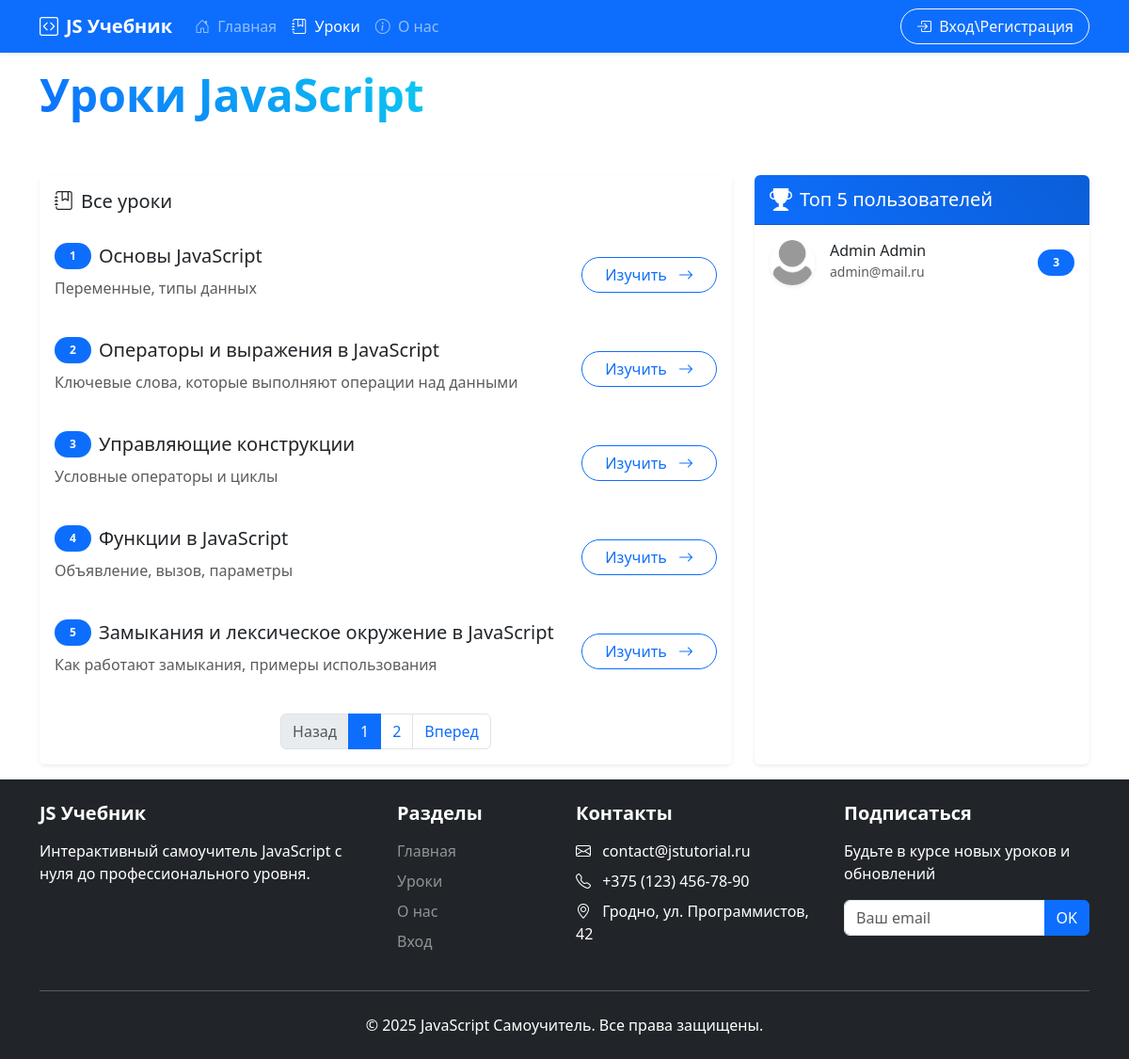
The page /lessons on the database its author committed.
### app.py (models this page shows, shortened)
class Lesson(db.Model):
    id = db.Column(db.Integer, primary_key=True)
    title = db.Column(db.String(100), nullable=False)
    description = db.Column(db.String(100), nullable=False)
    content = db.Column(db.Text, nullable=False)
    task = db.Column(db.Text, nullable=False)
    solution = db.Column(db.Text, nullable=False)
    userSolution = db.relationship('UserSolution', backref='lesson', lazy=True)

class Users(db.Model):
    id = db.Column(db.Integer,primary_key=True)
    name = db.Column(db.String(100))
    surname = db.Column(db.String(100))
    email = db.Column(db.String(100), unique=True)
    password = db.Column(db.String(100), unique=True)
    root = db.Column(db.Integer, default=0)
    join_date = db.Column(db.DateTime, default=datetime.now)
    avatar = db.Column(db.String(120), default='default.jpg')
    userSolution = db.relationship('UserSolution', backref='users', lazy=True)

### app.py (the view, shortened to what this page needs)
@app.route('/lessons', methods=['GET', 'POST'])
def lessons():
    page = request.args.get('page', 1, type=int)
    per_page = 5  # Количество уроков на странице
    pagination = Lesson.query.order_by(Lesson.id).paginate(page=page, per_page=per_page, error_out=False)
    top_users = db.session.query(
        Users,
        db.func.count(UserSolution.lesson_id.distinct()).label('completed_count')
    ).join(
        UserSolution, Users.id == UserSolution.user_id
    ).filter(
        UserSolution.is_correct == True
    ).group_by(
        Users.id
    ).order_by(
        db.desc('completed_count')
    ).limit(5).all()
    return render_template("lessons.html", pagination=pagination, top_users=top_users)

### app.py (called while the page is built)
@app.context_processor
def inject_user():
    def get_user_name():
        if 'name' in session:
            return Users.query.filter_by(email=session['name']).first()
    return dict(active_user=get_user_name())

### templates/lessons.html (shortened to what this page needs)
{% extends 'base.html' %}
{% block main %}
<div class="container my-3">
  <div class="row">
    <div class="col-lg-12 mx-auto">
      <div class="d-flex justify-content-between align-items-center mb-5">
        <h1 class="display-5 fw-bold text-gradient-primary">Уроки JavaScript</h1>
      </div>
      <div class="row g-4">
        <div class="col-lg-8">
          <div class="card border-0 shadow-sm">
            <div class="card-header bg-white border-0 py-3">
              <div class="d-flex justify-content-between align-items-center">
                <h5 class="mb-0"><i class="bi bi-journal-bookmark me-2"></i>Все уроки</h5>
              </div>
            </div>
            <div class="card-body p-0">
              <div class="list-group list-group-flush">
                {% for less in pagination.items %}
                <div class="list-group-item border-0 py-3 hover-effect">
                  <div class="d-flex w-100 justify-content-between align-items-center">
                    <div class="me-3">
                      <div class="d-flex align-items-center mb-2">
                        <span class="badge bg-primary rounded-pill me-2 px-3 py-2">{{ (pagination.page - 1) * pagination.per_page + loop.index }}</span>
                        <h5 class="mb-0">{{ less.title }}</h5>
                      </div>
                      <p class="text-muted mb-2">{{ less.description }}</p>
                    </div>
                    <a href="/lesson/{{ less.id }}" class="btn btn-outline-primary rounded-pill px-4">
                      Изучить <i class="bi bi-arrow-right ms-2"></i>
                    </a>
                  </div>
                </div>
                {% else %}
                <div class="text-center py-5">
                  <i class="bi bi-journal-x fs-1 text-muted mb-3"></i>
                  <h5 class="text-muted">Уроки не найдены</h5>
                  <p class="text-muted">Попробуйте изменить параметры поиска</p>
                </div>
                {% endfor %}
              </div>
            </div>
            <div class="card-footer bg-white border-0 py-3">
              <nav aria-label="Навигация по урокам">
                <ul class="pagination justify-content-center mb-0">
                  {% if pagination.has_prev %}
                    <li class="page-item">
                      <a class="page-link" href="{{ url_for('lessons', page=pagination.prev_num) }}" tabindex="-1">Назад</a>
                    </li>
                  {% else %}
                    <li class="page-item disabled">
                      <a class="page-link" href="#" tabindex="-1" aria-disabled="true">Назад</a>
                    </li>
                  {% endif %}
                  {% for page_num in pagination.iter_pages(left_edge=1, right_edge=1, left_current=1, right_current=2) %}
                    {% if page_num %}
                      {% if page_num == pagination.page %}
                        <li class="page-item active"><a class="page-link" href="#">{{ page_num }}</a></li>
                      {% else %}
                        <li class="page-item"><a class="page-link" href="{{ url_for('lessons', page=page_num) }}">{{ page_num }}</a></li>
                      {% endif %}
                    {% else %}
                      <li class="page-item disabled"><span class="page-link">...</span></li>
                    {% endif %}
                  {% endfor %}
                  {% if pagination.has_next %}
                    <li class="page-item">
                      <a class="page-link" href="{{ url_for('lessons', page=pagination.next_num) }}">Вперед</a>
                    </li>
                  {% else %}
                    <li class="page-item disabled">
                      <a class="page-link" href="#">Вперед</a>
                    </li>
                  {% endif %}
                </ul>
              </nav>
            </div>
          </div>
        </div>
        <div class="col-lg-4">
          <div class="card border-0 shadow-sm h-100">
            <div class="card-header bg-gradient-primary text-white rounded-top">
              <div class="d-flex align-items-center">
                <i class="bi bi-trophy-fill me-2 fs-4"></i>
                <h5 class="mb-0">Топ 5 пользователей</h5>
              </div>
            </div>
            <div class="card-body p-0">
              {% if top_users %}
              <div class="list-group list-group-flush">
                {% for user, count in top_users %}
                <div class="list-group-item border-0 py-3 hover-effect">
                  <div class="d-flex justify-content-between align-items-center">
                    <div class="d-flex align-items-center">
                      <img src="../static/img/upload/{{ user.avatar }}"
                           class="rounded-circle me-3 shadow-sm"
                           width="48"
                           height="48"
                           alt="{{ user.name }}"
                           onerror="this.src='../static/img/user-default.png'">
                      <div>
                        <h6 class="mb-0">{{ user.name }} {{ user.surname }}</h6>
                        <small class="text-muted">{{ user.email|truncate(20) }}</small>
                      </div>
                    </div>
                    <span class="badge bg-primary rounded-pill px-3 py-2">{{ count }}</span>
                  </div>
                </div>
                {% endfor %}
              </div>
              {% else %}
              <div class="text-center py-4">
                <i class="bi bi-people fs-1 text-muted mb-3"></i>
                <p class="text-muted">Пока нет данных о выполненных уроках</p>
              </div>
              {% endif %}
            </div>
          </div>
        </div>
      </div>
    </div>
  </div>
</div>
{% endblock %}

### static/css/style.css (style rules this page uses)
html, body { height: 100%; margin: 0; }
body { display: flex; flex-direction: column; }
.card { transition: transform 0.3s, box-shadow 0.3s; }
.hover-effect { transition: all 0.3s ease; }
.text-gradient-primary { background: linear-gradient(45deg, #0d6efd, #0dcaf0); -webkit-background-clip: text; background-clip: text; color: transparent; }
.bg-gradient-primary { background: linear-gradient(45deg, #0d6efd, #0b5ed7); }
.page-item.active .page-link { background-color: #0d6efd; border-color: #0d6efd; }
.page-link { color: #0d6efd; }

### rows shown on the page
Lesson: (pagination.page-1)*pagination.per_page+loop.index "1", title "Основы JavaScript", description "Переменные, типы данных"
Lesson: (pagination.page-1)*pagination.per_page+loop.index "2", title "Операторы и выражения в JavaScript", description "Ключевые слова, которые выполняют операции над данными"
Lesson: (pagination.page-1)*pagination.per_page+loop.index "3", title "Управляющие конструкции", description "Условные операторы и циклы"
Lesson: (pagination.page-1)*pagination.per_page+loop.index "4", title "Функции в JavaScript", description "Объявление, вызов, параметры"
Lesson: (pagination.page-1)*pagination.per_page+loop.index "5", title "Замыкания и лексическое окружение в JavaScript", description "Как работают замыкания, примеры использования"
Users: avatar (placeholder picture), name "Admin", surname "Admin", email "admin@mail.ru", count "3"

### other values the page prints
{{ page_num }} "1"
{{ page_num }} "2"
